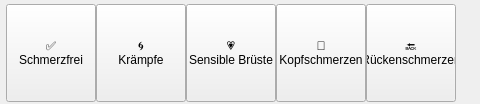
     <widget class="QWidget" name="schmerzenContents">
      <property name="geometry">
       <rect>
        <x>0</x>
        <y>0</y>
        <width>480</width>
        <height>104</height>
       </rect>
      </property>
      <widget class="QPushButton" name="cardSchmerzfrei">
       <property name="geometry">
        <rect>
         <x>6</x>
         <y>4</y>
         <width>90</width>
         <height>98</height>
        </rect>
       </property>
       <property name="cursor">
        <cursorShape>PointingHandCursor</cursorShape>
       </property>
       <property name="text">
        <string>✅
Schmerzfrei</string>
       </property>
       <property name="checkable">
        <bool>true</bool>
       </property>
       <property name="card" stdset="0">
        <string>true</string>
       </property>
      </widget>
      <widget class="QPushButton" name="cardKraempfe">
       <property name="geometry">
        <rect>
         <x>96</x>
         <y>4</y>
         <width>90</width>
         <height>98</height>
        </rect>
       </property>
       <property name="cursor">
        <cursorShape>PointingHandCursor</cursorShape>
       </property>
       <property name="text">
        <string>🌀
Krämpfe</string>
       </property>
       <property name="checkable">
        <bool>true</bool>
       </property>
       <property name="card" stdset="0">
        <string>true</string>
       </property>
      </widget>
      <widget class="QPushButton" name="cardBrueste">
       <property name="geometry">
        <rect>
         <x>186</x>
         <y>4</y>
         <width>90</width>
         <height>98</height>
        </rect>
       </property>
       <property name="cursor">
        <cursorShape>PointingHandCursor</cursorShape>
       </property>
       <property name="text">
        <string>💗
Sensible Brüste</string>
       </property>
       <property name="checkable">
        <bool>true</bool>
       </property>
       <property name="card" stdset="0">
        <string>true</string>
       </property>
      </widget>
      <widget class="QPushButton" name="cardKopf">
       <property name="geometry">
        <rect>
         <x>276</x>
         <y>4</y>
         <width>90</width>
         <height>98</height>
        </rect>
       </property>
       <property name="cursor">
        <cursorShape>PointingHandCursor</cursorShape>
       </property>
       <property name="text">
        <string>🤕
Kopfschmerzen</string>
       </property>
       <property name="checkable">
        <bool>true</bool>
       </property>
       <property name="card" stdset="0">
        <string>true</string>
       </property>
      </widget>
      <widget class="QPushButton" name="cardRuecken">
       <property name="geometry">
        <rect>
         <x>366</x>
         <y>4</y>
         <width>90</width>
         <height>98</height>
        </rect>
       </property>
       <property name="cursor">
        <cursorShape>PointingHandCursor</cursorShape>
       </property>
       <property name="text">
        <string>🔙
Rückenschmerzen</string>
       </property>
       <property name="checkable">
        <bool>true</bool>
       </property>
       <property name="card" stdset="0">
        <string>true</string>
       </property>
      </widget>
     </widget>
